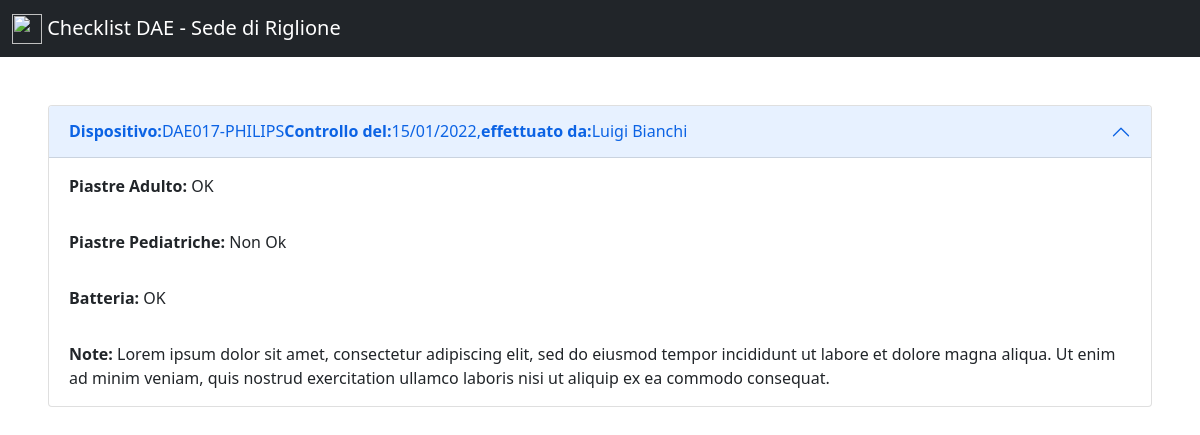
Page /riglione.html on the committed database.
### tables this page shows
CREATE TABLE controlli (
    id INTEGER PRIMARY KEY AUTOINCREMENT,
    sede VARCHAR(50),
    dispositivo VARCHAR(50),
    dataControllo DATE,
    operatore VARCHAR(50),
    piastreAdulto VARCHAR(10),
    piastrePediatriche VARCHAR(10),
    batteria VARCHAR(10),
    note TEXT
);

### app.py (the view)
@app.route('/riglione.html')
def riglione():
    connection = dbconnection()
    controlli = connection.execute('SELECT STRFTIME("%d/%m/%Y", dataControllo) AS dataControllo, sede, dispositivo, operatore, piastreAdulto, piastrePediatriche, batteria, note FROM controlli WHERE sede = "Riglione"').fetchall()
    connection.close()
    return render_template('/riglione.html', controlli=controlli)

### app.py (called while the page is built)
def dbconnection():
    connection = sqlite3.connect('database.db')
    connection.row_factory = sqlite3.Row
    return connection

### templates/riglione.html (shortened to what this page needs)
<!doctype html>
<html lang="en">
  <head>
    <link href="https://cdn.jsdelivr.net/npm/bootstrap@5.1.3/dist/css/bootstrap.min.css" rel="stylesheet">
  </head>
  <body>
    <nav class="navbar navbar-dark bg-dark navbar-expand-lg">
        <div class="container-fluid">
          <a class="navbar-brand" href="/riglione.html">
            <img src="https://cdn-icons-png.flaticon.com/512/3388/3388607.png" alt=""
            width="30" height="30" class="d-inline-block
            align-text-top">
            Checklist DAE - Sede di Riglione
          </a>
        </div>
      </nav>
      <div class="accordion m-5" id="accordionExample">
        {% for controllo in controlli %}
      <div class="accordion-item">
        <h2 class="accordion-header" id="headingOne">
          <button class="accordion-button" type="button" data-bs-toggle="collapse" data-bs-target="#collapseOne" aria-expanded="true" aria-controls="collapseOne">
            <b>Dispositivo: </b>{{ controllo.dispositivo }}<b> Controllo del:  </b> {{ controllo.dataControllo }}, <b> effettuato da: </b> {{ controllo.operatore }}
        </h2>
        <div id="collapseOne" class="accordion-collapse collapse show" aria-labelledby="headingOne" data-bs-parent="#accordionExample">
          <div class="accordion-body">
            <b>Piastre Adulto:</b> {{ controllo.piastreAdulto }}
          </div>
        </div>
        <div id="collapseOne" class="accordion-collapse collapse show" aria-labelledby="headingOne" data-bs-parent="#accordionExample">
          <div class="accordion-body">
            <b>Piastre Pediatriche:</b> {{ controllo.piastrePediatriche }}
          </div>
        </div>
        <div id="collapseOne" class="accordion-collapse collapse show" aria-labelledby="headingOne" data-bs-parent="#accordionExample">
          <div class="accordion-body">
            <b>Batteria:</b> {{ controllo.batteria }}
          </div>
        </div>
        <div id="collapseOne" class="accordion-collapse collapse show" aria-labelledby="headingOne" data-bs-parent="#accordionExample">
          <div class="accordion-body">
            <b>Note:</b> {{ controllo.note }}
          </div>
        </div>
      </div>
      {% endfor %}
    </div>
  </body>
</html>

### rows in the picture
controlli: dispositivo "DAE017-PHILIPS", dataControllo "15/01/2022", operatore "Luigi Bianchi", piastreAdulto "OK", piastrePediatriche "Non Ok", batteria "OK", note "Lorem ipsum dolor sit amet, consectetur adipiscing elit, sed do eiusmod tempor incididunt ut labore et dolore magna aliqua. Ut enim ad minim veniam, quis nostrud exercitation ullamco laboris nisi ut aliquip ex ea commodo consequat."
